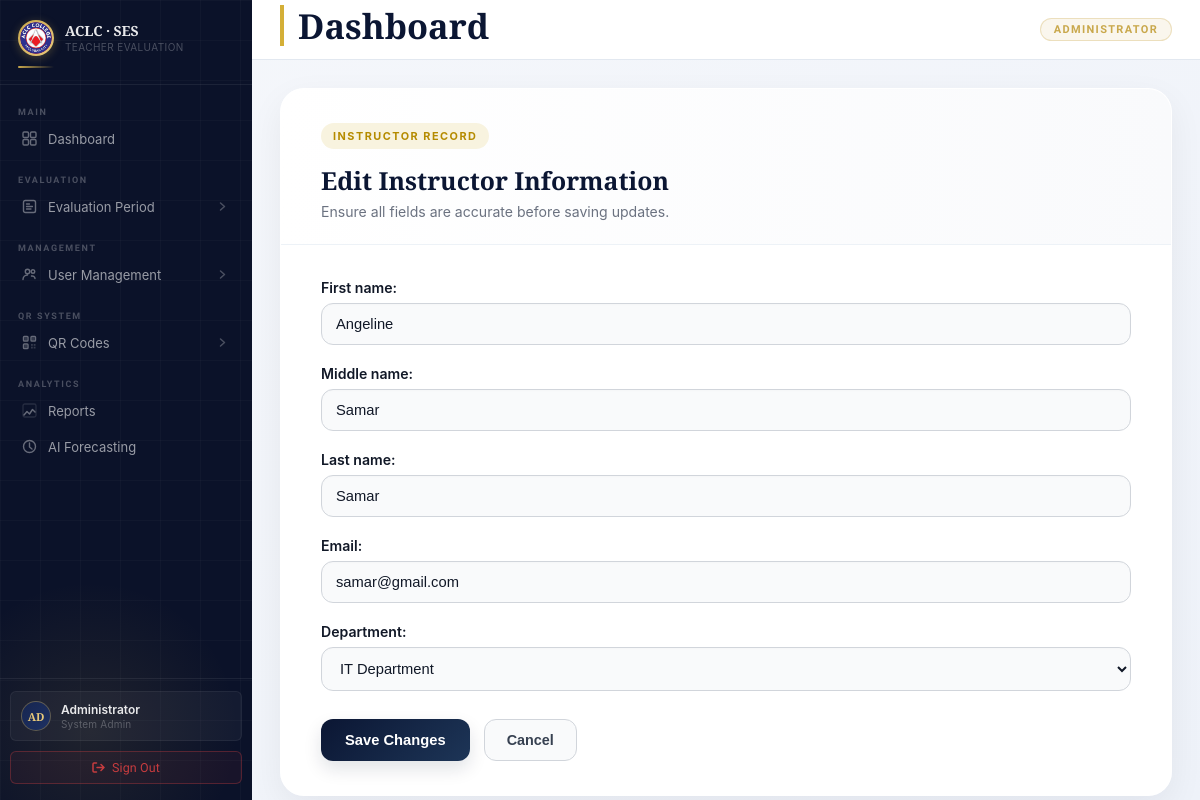
/update-instructor/25/ (signed in), run on the app's committed database.
### users/models.py (models this page shows, shortened)
class User(AbstractUser):
    ROLE_CHOICES = (
        ('admin', 'Admin'),
        ('student', 'Student'),
        ('instructor', 'Instructor'),
    )
    DEPARTMENT_CHOICES = (
        ('it', 'IT Department'),
        ('gened', 'General Education Department'),
    )
    PROGRAM_CHOICES = (
        ('it', 'BSIT'),
        ('cs', 'BSCS'),
        ('hm', 'BSHM'),
        ('ad', 'BSAD'),
        ('ac', 'BSA'),
    )
    email = models.EmailField(unique=True)
    middle_name = models.CharField(max_length=50, blank=True)
    role = models.CharField(max_length=20, choices=ROLE_CHOICES)
    department = models.CharField(max_length=20, choices=DEPARTMENT_CHOICES, blank=True, null=True)
    must_change_password = models.BooleanField(default=True)
    program = models.CharField(
    max_length=10,
    choices=PROGRAM_CHOICES,
    blank=True
)
    section = models.CharField(max_length=50, blank=True)
    USERNAME_FIELD = 'email'
    REQUIRED_FIELDS = ['username']

### users/views.py (the view)
    def wrapper(request, *args, **kwargs):
        response = view_func(request, *args, **kwargs)
        response['Cache-Control'] = 'no-cache, no-store, must-revalidate'
        response['Pragma'] = 'no-cache'
        response['Expires'] = '0'
        return response

### users/forms.py
class InstructorUpdateForm(forms.ModelForm):
    class Meta:
        model = User
        fields = ['first_name', 'middle_name', 'last_name', 'email', 'department']

### users/views.py (called while the page is built)
def no_cache(view_func): # prevent caching
    def wrapper(request, *args, **kwargs):
        response = view_func(request, *args, **kwargs)
        response['Cache-Control'] = 'no-cache, no-store, must-revalidate'
        response['Pragma'] = 'no-cache'
        response['Expires'] = '0'
        return response
    return wrapper

@login_required
@no_cache
def update_instructor(request, pk):
    if request.user.role != 'admin':
        return redirect('login')
    instructor = get_object_or_404(User, pk=pk, role='instructor')
    if request.method == 'POST':
        form = InstructorUpdateForm(request.POST, instance=instructor)
        if form.is_valid():
            form.save()
            messages.success(request, "Instructor updated successfully.")
            return redirect('create_instructor')
    else:
        form = InstructorUpdateForm(instance=instructor)
    return render(request, 'users/instructor_update.html', {
        'form': form
    })

### users/templates/users/instructor_update.html (shortened to what this page needs)
{% extends 'base.html' %}
{% load static %}
{% block extra_css %}
<link rel="stylesheet" href="{% static 'users/css/instructor_update.css' %}">
{% endblock %}
{% block content %}
<div class="instructor-update-wrapper container-fluid py-4 px-3 px-lg-5">
    <div class="update-card">
        <div class="update-card-header">
            <div>
                <span class="section-badge">Instructor Record</span>
                <h2>Edit Instructor Information</h2>
                <p>Ensure all fields are accurate before saving updates.</p>
            </div>
        </div>
        <div class="update-card-body">
            <form method="POST" novalidate>
                <div class="custom-form-fields">
                    {{ form.as_p }}
                </div>
                <div class="form-actions">
                    <button type="submit" class="btn save-btn">
                         Save Changes
                    </button>
                    <button type="button" onclick="history.back()" class="btn cancel-btn">
                        Cancel
                    </button>
                </div>
            </form>
        </div>
    </div>
</div>
{% endblock %}

### users/static/users/css/instructor_update.css (style rules this page uses)
body { background: linear-gradient(to bottom right, #f5f7fb, #eef2f9); font-family: 'Inter', sans-serif; color: #1f2937; }
.instructor-update-wrapper { max-width: 1280px; margin: auto; }
.update-card { background: rgba(255, 255, 255, 0.96); border-radius: 24px; box-shadow: 0 12px 35px rgba(15, 23, 42, 0.06); overflow: hidden; border: 1px solid rgba(255,255,255,0.8); backdrop-filter: blur(10px); }
.update-card-header { display: flex; justify-content: space-between; align-items: center; padding: 34px 40px 24px; border-bottom: 1px solid #edf2f7; background: linear-gradient(to right, #ffffff, #f9fafc); }
.section-badge { display: inline-block; background: #f8f3df; color: #b58b00; font-size: 0.68rem; font-weight: 700; letter-spacing: 1.5px; text-transform: uppercase; padding: 6px 12px; border-radius: 18px; margin-bottom: 14px; }
.update-card-header h2 { font-family: 'Playfair Display', serif; font-size: 1.55rem; color: #0b1633; font-weight: 700; margin-bottom: 6px; }
.update-card-header p { color: #6b7280; margin: 0; font-size: 0.88rem; }
.update-card-body { padding: 34px 40px; }
.custom-form-fields p { margin-bottom: 20px; }
.custom-form-fields label { display: block; font-weight: 600; font-size: 0.88rem; color: #111827; margin-bottom: 7px; }
.custom-form-fields input, .custom-form-fields select, .custom-form-fields textarea { width: 100%; padding: 12px 14px; border: 1px solid #d1d5db; border-radius: 12px; background: #f9fafb; font-size: 0.92rem; color: #111827; transition: all 0.3s ease; box-shadow: inset 0 1px 2px rgba(0,0,0,0.02); }
.form-actions { display: flex; gap: 14px; margin-top: 28px; flex-wrap: wrap; }
.save-btn { background: linear-gradient(135deg, #0b1633, #1d3557); color: white; border: none; padding: 12px 24px; border-radius: 12px; font-weight: 600; font-size: 0.92rem; box-shadow: 0 8px 18px rgba(11, 22, 51, 0.12); transition: all 0.3s ease; }
.cancel-btn { background: #f9fafb; color: #374151; border: 1px solid #d1d5db; padding: 12px 22px; border-radius: 12px; font-weight: 600; font-size: 0.9rem; transition: all 0.3s ease; }

### templates/base.html (style rules this page uses)
:root { --sidebar-w: 252px; --topbar-h: 60px; --sb-bg: #0b1229; --sb-bg-deep: #06091a; --sb-border: rgba(255,255,255,0.07); --sb-text: rgba(255,255,255,0.58); --sb-text-strong: rgba(255,255,255,0.90); --sb-label: rgba(255,255,255,0.26); --sb-hover-bg: rgba(255,255,255,0.06); --sb-active-bg: rgba(201,168,76,0.14); --sb-active-bar: #c9a84c; --sb-accent: #e8c97a; --main-bg: #f7f8fc; --topbar-bg: #ffffff; --topbar-border: #e2e8f0; --navy-950: #06091a; --navy-900: #0b1229; --navy-800: #0f1d40; --navy-700: #162550; --navy-600: #1e3163; --navy-400: #3a5598; --gold: #c9a84c; --gold-light:#e8c97a; --white: #ffffff; --slate-100: #f1f5f9; --slate-200: #e2e8f0; --slate-400: #94a3b8; --slate-500: #64748b; --slate-600: #475569; --slate-700: #334155; --slate-900: #0f172a; --red-500: #ef4444; --font-display: 'Playfair Display', Georgia, serif; --font-body: 'Source Sans 3', system-ui, sans-serif; --r-sm: 6px; --r-md: 10px; --r-lg: 16px; }
*, *::before, *::after { margin: 0; padding: 0; box-sizing: border-box; }
html { font-size: 16px; }
body { font-family: var(--font-body); background: var(--main-bg); -webkit-font-smoothing: antialiased; -moz-osx-font-smoothing: grayscale; }

### data on the page
User: first_name "Angeline", middle_name "Samar", last_name "Samar", email "samar@gmail.com", department "IT Department"
